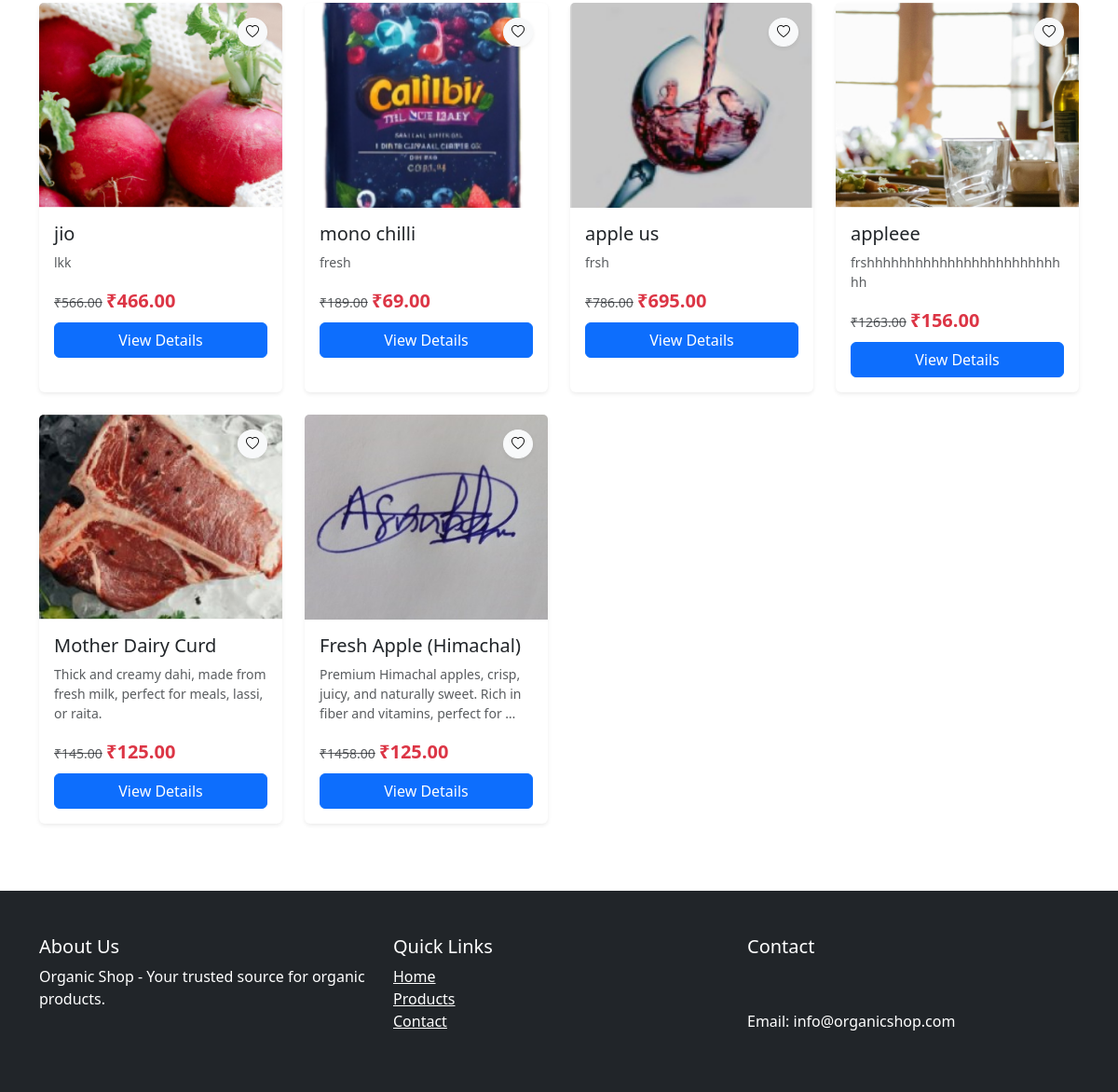
Before: /category/breadssweets/ (lower part) with the older database file.
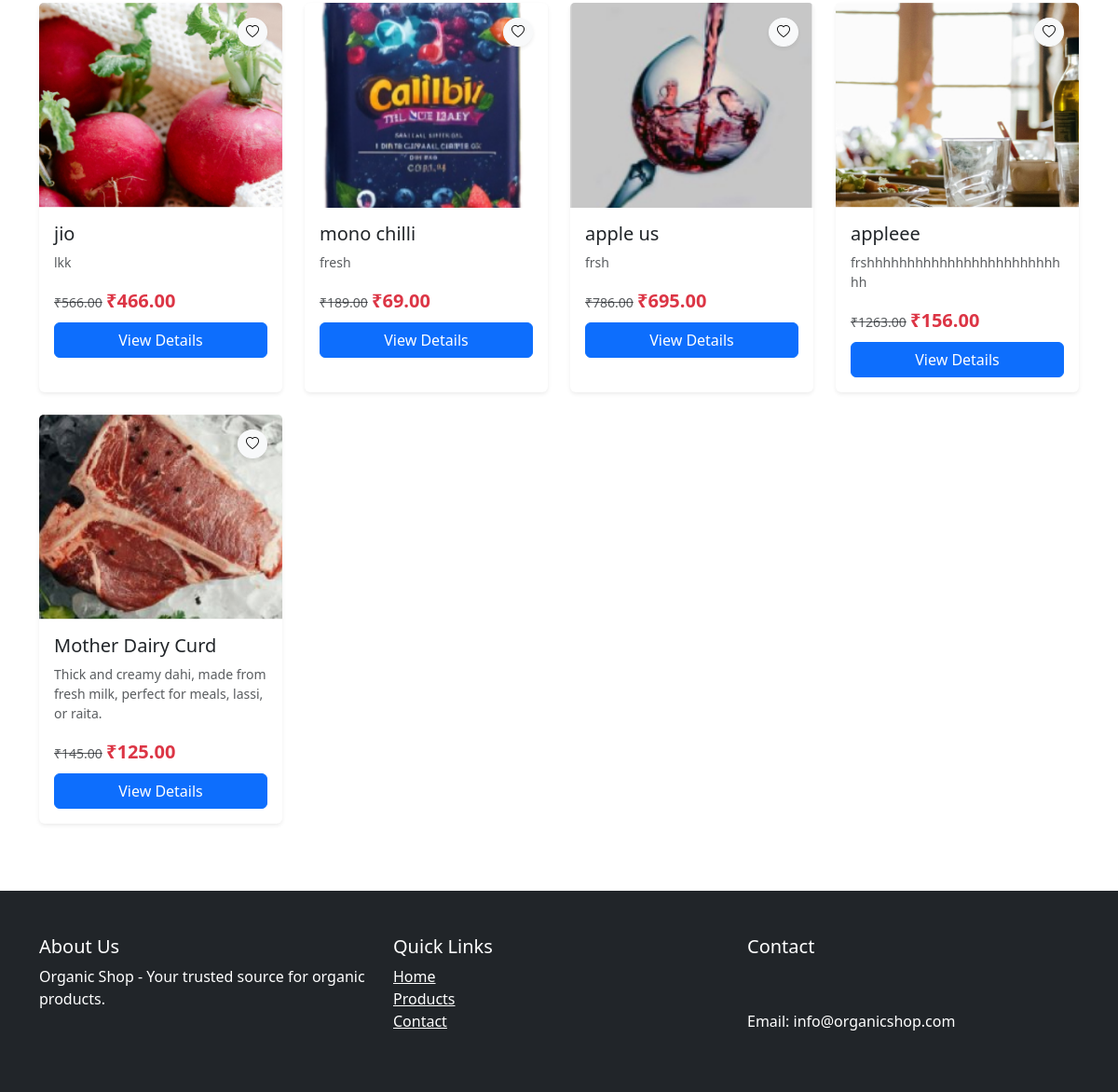
After: the same page with the newer database file.
### shop/models.py (models this page shows, shortened)
class Product(models.Model):
    category = models.ForeignKey(Category, on_delete=models.CASCADE, related_name='products')
    name = models.CharField(max_length=255)
    slug = models.SlugField(unique=True ,blank=True)
    description = models.TextField()
    price = models.DecimalField(max_digits=10, decimal_places=2)
    discount_price = models.DecimalField(max_digits=10, decimal_places=2, null=True, blank=True)
    image = models.ImageField(upload_to='products/')
    is_featured = models.BooleanField(default=False)
    sold_count = models.PositiveIntegerField(default=0)
    created_at = models.DateTimeField(auto_now_add=True)
    views = models.PositiveIntegerField(default=1)
    available = models.BooleanField(default=True)
    stock = models.PositiveIntegerField(default=0)
    @property
    def has_variants(self):
        return self.variants.exists()
    @property
    def display_discount(self):
        if self.has_variants or not self.discount_price:
            return None
        return self.get_discount_percentage

class ProductVariant(models.Model):
    product = models.ForeignKey(Product, on_delete=models.CASCADE, related_name='variants')
    values = models.ManyToManyField(VariantValue)
    price = models.DecimalField(max_digits=10, decimal_places=2)
    discount_price = models.DecimalField(max_digits=10, decimal_places=2, null=True, blank=True)
    stock = models.IntegerField()
    sku = models.CharField(max_length=50, unique=True, blank=True)
    image = models.ImageField(upload_to='variants/', null=True, blank=True)
    sold_count = models.IntegerField(default=0)

### shop/views.py (the view)
# urls.py: path('category/<slug:slug>/', views.category_detail, name='category_detail'),
def category_detail(request, slug):
    category = get_object_or_404(Category, slug=slug, is_active=True)
    products = Product.objects.filter(category=category, available=True)
    effective_price_subquery = ProductVariant.objects.filter(
        product=OuterRef('pk')
    ).annotate(
        effective_price=Coalesce('discount_price', 'price')
    ).order_by('-stock').values('effective_price')[:1]
    products = products.annotate(
        sorting_price=Subquery(effective_price_subquery),
        avg_rating=Avg('reviews__rating')
    ).prefetch_related('variants')
    sort = request.GET.get('sort')
    if sort == 'price_asc':
        products = products.order_by('sorting_price')
    elif sort == 'price_desc':
        products = products.order_by('-sorting_price')
    elif sort == 'newest':
        products = products.order_by('-created_at')
    elif sort == 'rating':
        products = products.order_by(F('avg_rating').desc(nulls_last=True))
    for product in products:
        all_variants = sorted(product.variants.all(), key=lambda v: v.stock, reverse=True)
        product.default_variant = all_variants[0] if all_variants else None
    wishlist_items = []
    if request.user.is_authenticated:
        wishlist_items = Wishlist.objects.filter(user=request.user).values_list('product_id', flat=True)
    context = {
        'category': category,
        'products': products,
        'wishlist_items': wishlist_items,
    }
    return render(request, 'shop/category_detail.html', context)

### shop/context_processors.py (called while the page is built)
def wishlist_context(request):
    wishlist_count = 0
    if request.user.is_authenticated:
        wishlist_count = Wishlist.objects.filter(user=request.user).count()
    return {'wishlist_items_count': wishlist_count}

### shop/templates/shop/category_detail.html (shortened to what this page needs)
{% extends 'shop/base.html' %}
{% load static %}
{% block content %}
<section class="py-5">
    <div class="container">
        <div class="row" id="productsContainer">
            {% for product in products %}
            {% with variant=product.default_variant %}
            <div class="col-lg-3 col-md-4 col-sm-6 mb-4 product-card">
                <div class="card h-100 border-0 shadow-sm hover-shadow transition">
                    <div class="position-relative">
                        {% if variant and variant.image %}
                            <img src="{{ variant.image.url }}" class="card-img-top" alt="{{ product.name }}" style="height: 220px; object-fit: cover;">
                        {% elif product.image %}
                            <img src="{{ product.image.url }}" class="card-img-top" alt="{{ product.name }}" style="height: 220px; object-fit: cover;">
                        {% else %}
                            <img src="{% static 'images/placeholder-product.jpg' %}" class="card-img-top" alt="{{ product.name }}" style="height: 220px; object-fit: cover;">
                        {% endif %}
                        <div class="card-img-overlay d-flex flex-column justify-content-between">
                            <div class="d-flex justify-content-end">
                                 <form action="{% url 'accounts:add_to_wishlist' product.id %}" method="post" class="wishlist-form">
                                    <button type="submit" class="btn btn-light btn-sm rounded-circle shadow-sm btn-heart">
                                        <i class="bi {% if product.id in wishlist_items %}bi-heart-fill text-danger{% else %}bi-heart{% endif %}"></i>
                                    </button>
                                </form>
                            </div>
                        </div>
                    </div>
                    <div class="card-body">
                        <h5 class="card-title">{{ product.name }}</h5>
                        <p class="card-text text-muted small">{{ product.description|truncatewords:15 }}</p>
                        <div class="price mb-2">
                            {% if variant %}
                                {% if variant.discount_price %}
                                    <del class="text-muted small">₹{{ variant.price }}</del>
                                    <span class="fs-5 fw-bold text-danger">₹{{ variant.discount_price }}</span>
                                {% else %}
                                    <span class="fs-5 fw-bold">₹{{ variant.price }}</span>
                                {% endif %}
                            {% else %}
                                <span class="text-muted">Price not available</span>
                            {% endif %}
                        </div>
                        <div class="d-grid gap-2">
                            <a href="{% url 'shop:product_detail' product.slug %}" class="btn btn-primary">View Details</a>
                        </div>
                    </div>
                </div>
            </div>
            {% endwith %}
            {% endfor %}
        </div>
    </div>
</section>
{% endblock %}

Changed rows visible on the page:
removed Product: default_variant.image (picture), name "Fresh Apple (Himachal)", description "Premium Himachal apples, crisp, juicy, and naturally sweet. Rich in fiber and vitamins, perfect for …", default_variant.price "1458.00", default_variant.discount_price "125.00"
